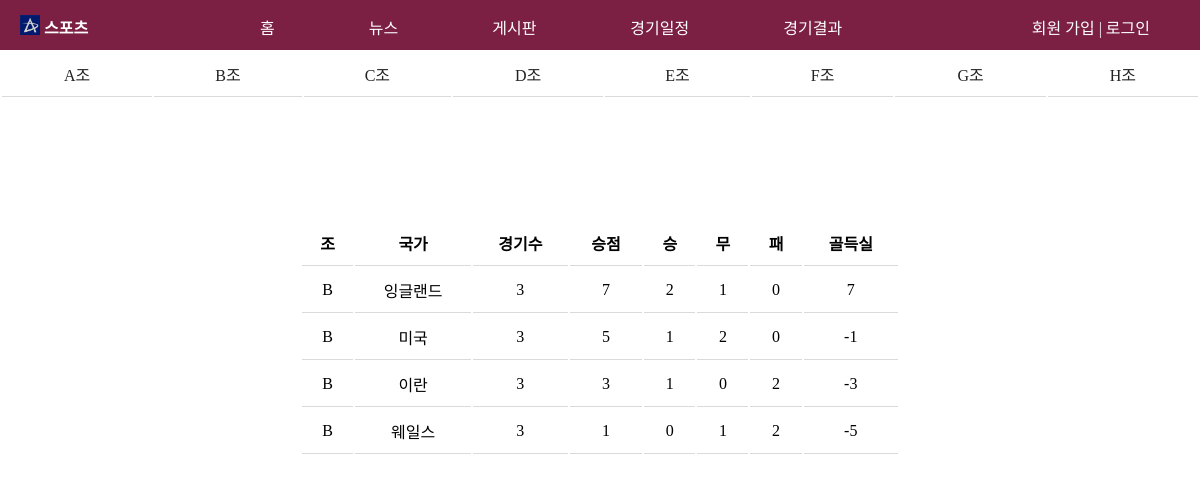
Page /result_B.php on the committed database.
### tables this page shows
create table country (
	  id  varchar(10) not null
	, name char(20) not null
	, game int
	, point int
  	, win int
  	, draw int
  	, lose int
  	, goal int
  );

### result_B.php (the view, shortened to what this page needs)
<!doctype html>
<html>
  <head>
 <link rel="stylesheet" type="text/css" href="./css/common2.css">
 <link rel="stylesheet" type="text/css" href="./css/result.css">
  </head>
  <body>
    <header>
        <?php include "header.php";?>
    </header>
    <table>
    <tr>
    <td><a href="result_A.php">A조</a></td>
    <td><a href="result_B.php">B조</a></td>
    <td><a href="result_C.php">C조</a></td>
    <td><a href="result_D.php">D조</a></td>
    <td><a href="result_E.php">E조</a></td>
    <td><a href="result_F.php">F조</a></td>
    <td><a href="result_G.php">G조</a></td>
    <td><a href="result_H.php">H조</a></td>
  </tr>
    </table>
         <table class = "down">
        <tr>
          <th>조</th>
          <th>국가</th>
          <th>경기수</th>
          <th>승점</th>
          <th>승</th>
          <th>무</th>
          <th>패</th>
          <th>골득실</th>
        </tr>
        <?php
          $jb_conn = mysqli_connect('localhost', 'root', '', 'worldcup' );
          $jb_sql = "SELECT * FROM country where id = 'B';";
          $jb_result = mysqli_query( $jb_conn, $jb_sql );
          while( $jb_row = mysqli_fetch_array( $jb_result ) ) {
            echo '<tr><td>'
            . $jb_row[ 'id' ]
            . '</td><td>'
            . $jb_row[ 'name' ]
            . '</td><td>'
            . $jb_row[ 'game' ]
            . '</td><td>'
            . $jb_row[ 'point' ]
            . '</td><td>'
            . $jb_row[ 'win' ]
            . '</td><td>'
            . $jb_row[ 'draw' ]
            . '</td><td>'
            . $jb_row[ 'lose' ]
            . '</td><td>'
            . $jb_row[ 'goal' ]
            . '</td></tr>';
         }
        ?>
  </body>
</html>

### css/common2.css (style rules this page uses)
* { padding: 0; margin: 0; }
a { display: inline-block; text-decoration: none; }
a:link { color: #222222; }

### css/result.css (style rules this page uses)
table { width: 100%; }
th { padding: 10px; border-bottom: 1px solid #dadada; }
td { padding: 10px; border-bottom: 1px solid #dadada; text-align : center; }
.down { margin-left: auto; margin-right: auto; margin-top : 10%; width : 50%; background-color : white; }

### rows in the picture
country: id "B", name "잉글랜드", game "3", point "7", win "2", draw "1", lose "0", goal "7"
country: id "B", name "미국", game "3", point "5", win "1", draw "2", lose "0", goal "-1"
country: id "B", name "이란", game "3", point "3", win "1", draw "0", lose "2", goal "-3"
country: id "B", name "웨일스", game "3", point "1", win "0", draw "1", lose "2", goal "-5"
